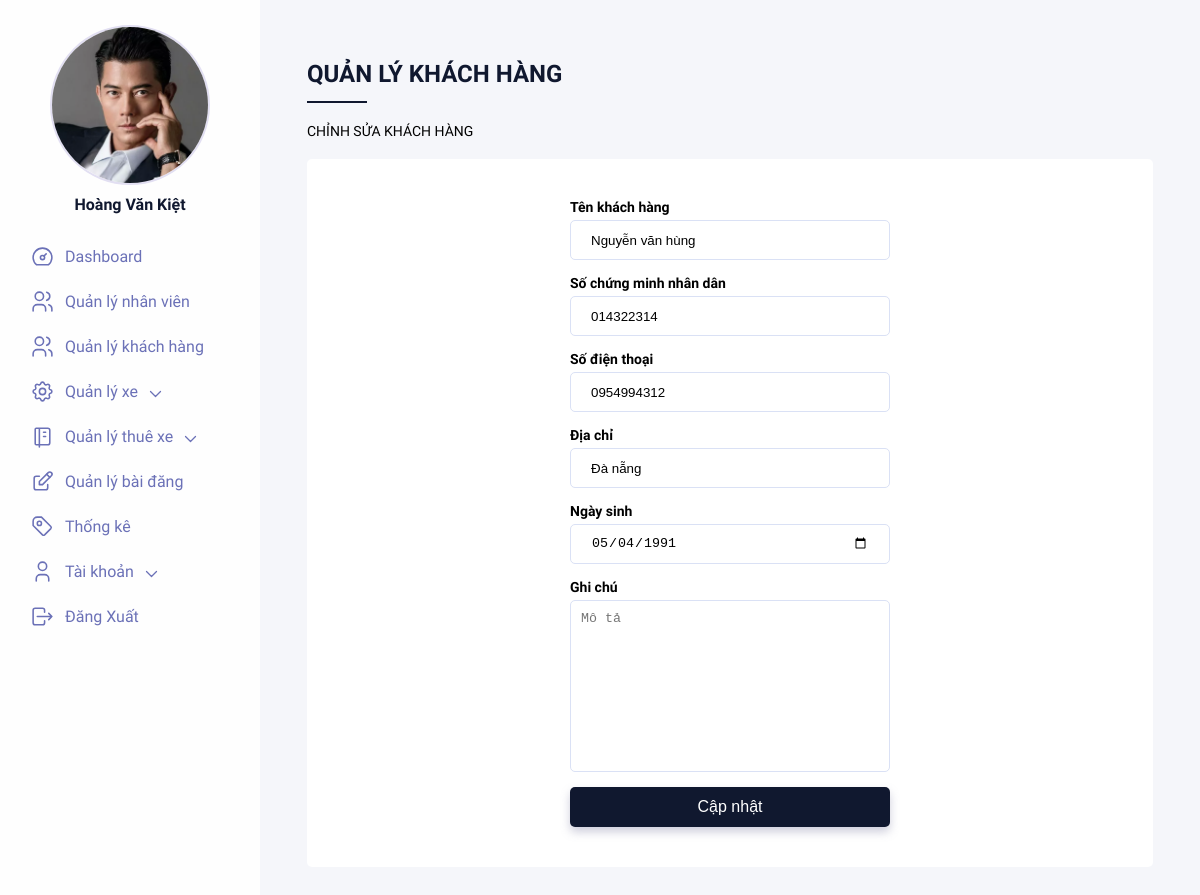
/Admin/update_customer.php?Id=4 (signed in), run on the app's committed database.
### tables this page shows
CREATE TABLE `customers` (
  `Id` int(11) NOT NULL,
  `CustomerName` varchar(100) NOT NULL,
  `CustomerPhone` varchar(10) NOT NULL,
  `IdentityCard` varchar(9) NOT NULL,
  `Address` text NOT NULL,
  `Birthday` date NOT NULL,
  `Notes` text
);

### Admin/update_customer.php (the view, shortened to what this page needs)
<?php
require('connectDb.php');
$cusId = $_GET['Id'];
$cus = $conn->query("select * from customers where Id=" . $cusId)->fetch();
?>
<!DOCTYPE html>
<html lang="en">
<head>
    <link rel="stylesheet" href="css/main.css">
</head>
<body>
    <div class="wrapper">
        <div class="container">
            <div class="dashboard">
                <div class="left">
                    <div class="left__content">
                        <?php include('leftmenu.php') ?>
                    </div>
                </div>
                <div class="right">
                    <div class="right__content">
                        <div class="right__title">Quản lý khách hàng</div>
                        <p class="right__desc">Chỉnh sửa khách hàng</p>
                        <div class="right__formWrapper">
                            <form action="" method="post">
                                <div class="right__inputWrapper">
                                    <label for="customername">Tên khách hàng</label>
                                    <input type="text" required name="customername" value="<?php echo $cus['CustomerName'] ?>" placeholder="Tên khách hàng">
                                </div>
                                <div class="right__inputWrapper">
                                    <label for="identitycard">Số chứng minh nhân dân</label>
                                    <input type="text" required name="identitycard" value="<?php echo $cus['IdentityCard'] ?>" placeholder="Số chứng minh nhân dân">
                                </div>
                                <div class="right__inputWrapper">
                                    <label for="customerphone">Số điện thoại</label>
                                    <input type="text" required name="customerphone" value="<?php echo $cus['CustomerPhone'] ?>" placeholder="Số điện thoại">
                                </div>
                                <div class="right__inputWrapper">
                                    <label for="address">Địa chỉ</label>
                                    <input type="text" required name="address" value="<?php echo $cus['Address'] ?>" placeholder="Địa chỉ">
                                </div>
                                <div class="right__inputWrapper">
                                    <label for="birthday">Ngày sinh</label>
                                    <input type="date" required name="birthday" value="<?php echo $cus['Birthday'] ?>" placeholder="Ngày sinh">
                                </div>
                                <div class="right__inputWrapper">
                                    <label for="notes">Ghi chú</label>
                                    <textarea id="myDes" style="resize: none;" name="notes" cols="30" rows="10" placeholder="Mô tả"></textarea>
                                </div>
                                <button class="btn" type="submit" name="btnUpdate" value="update">Cập nhật</button>
                            </form>
                        </div>
                    </div>
                </div>
            </div>
        </div>
    </div>
</body>
</html>

### Admin/css/main.css (style rules this page uses)
* { margin: 0; padding: 0; list-style: none; border: 0; -webkit-tap-highlight-color: transparent; text-decoration: none; color: inherit; box-sizing: border-box; }
body { font-family: "Muli", sans-serif; background-color: #e2dff2; }
.btn { width: 100%; height: 40px; background-color: #10182f; border-radius: 5px; color: white; font-size: 16px; box-shadow: 0px 5px 10px rgba(116, 116, 156, 0.35); transition: all 0.2s ease; cursor: pointer; }
.wrapper { display: grid; grid-template-columns: 1fr; justify-content: center; align-items: center; height: 100vh; box-sizing: border-box; }
.wrapper .container { width: 100%; max-width: 1440px; height: 100%; margin: 0 auto; transition: all 0.4s ease; overflow: hidden; }
.dashboard { display: flex; background: #f5f6fa; height: 100%; width: 100%; }
.left { background: #fefefe; width: 100%; max-width: 260px; display: flex; justify-content: flex-start; align-items: center; flex-direction: column; transition: all 0.6s 0.2s ease; z-index: 2; overflow-y: scroll; }
.left__content { width: calc(260px - 40px); padding-top: 25px; padding-bottom: 10px; }
.right { width: 100%; height: 100%; overflow-y: scroll; }
.right__content { padding: 60px 5%; }
.right__title { color: #10182f; font-size: 24px; font-weight: bold; text-transform: uppercase; position: relative; padding-bottom: 15px; margin-bottom: 20px; }
.right__title:before { content: ""; position: absolute; width: 60px; height: 2px; background-color: #10182f; bottom: 0; }
.right__desc { margin-bottom: 20px; text-transform: uppercase; font-size: 14px; }
.right__formWrapper { background-color: white; padding: 40px; border-radius: 5px; }
.right__formWrapper form { display: flex; flex-direction: column; width: 100%; max-width: 320px; margin: 0 auto; }
.right__inputWrapper { display: flex; flex-direction: column; margin-bottom: 15px; }
.right__inputWrapper label { margin-bottom: 5px; font-size: 14px; font-weight: bold; }
.right__inputWrapper input { height: 40px; width: 100%; border: solid 1px #dae1f5; border-radius: 5px; padding: 0 20px; transition: all 0.2s ease; }
.right__inputWrapper textarea { border: solid 1px #dae1f5; border-radius: 5px; padding: 10px; transition: all 0.2s ease; }

### data on the page
customers: customername "Nguyễn văn hùng", identitycard "014322314", customerphone "0954994312", address "Đà nẵng", birthday "05/04/1991"

### other printed values
$_SESSION['user']['FullName'] "Hoàng Văn Kiệt"
